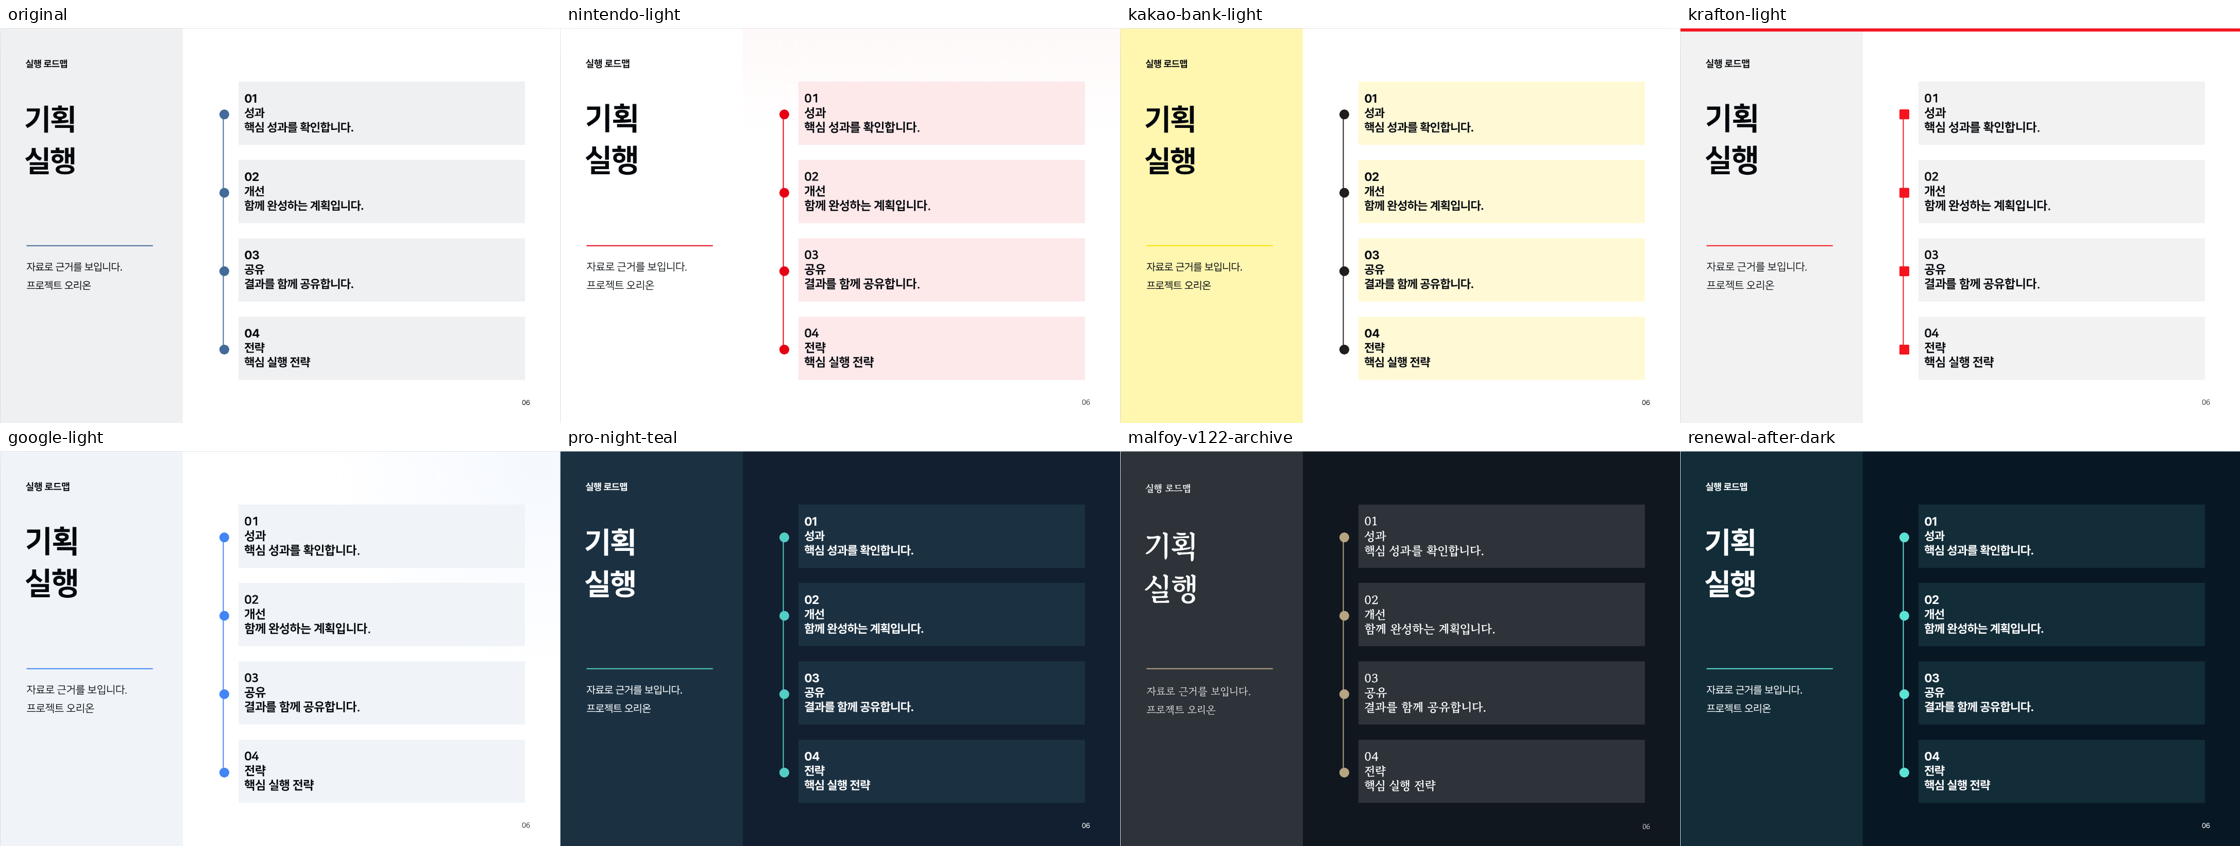

Write the Python code that produced this figure.
import asyncio,sys
sys.path.insert(0,'/home/claude/tests')
from h import H
from PIL import Image,ImageDraw,ImageFont
TH=['original','nintendo-light','kakao-bank-light','krafton-light','google-light','pro-night-teal','malfoy-v122-archive','renewal-after-dark']
async def main(p):
    h=H();pg=await h.start(p,1700,1100);ev=h.ev
    await pg.click('[data-action=addPage]');await pg.wait_for_timeout(700)
    await pg.click('#templateGrid [data-template="6"]');await pg.click('#confirmTemplate');await pg.wait_for_timeout(1200)
    await pg.select_option('#themeScope','document')
    ims=[]
    for t in TH:
        await pg.select_option('#themeSelect',t);await pg.wait_for_timeout(500);await ev("()=>Revival.selectOne&&Revival.clearSelection?.()")
        el=await pg.query_selector('#stageHost .rv-stage');f=f'/tmp/s_{t}.png';await el.screenshot(path=f);ims.append((t,Image.open(f)))
    await h.close()
    w=560;hh=int(ims[0][1].height*w/ims[0][1].width)
    out=Image.new('RGB',(w*4,(hh+28)*2),'white');d=ImageDraw.Draw(out)
    try:fnt=ImageFont.truetype('/usr/share/fonts/truetype/dejavu/DejaVuSans.ttf',16)
    except:fnt=None
    for i,(t,im) in enumerate(ims):
        x=(i%4)*w;y=(i//4)*(hh+28);out.paste(im.resize((w,hh)),(x,y+28));d.text((x+8,y+5),t,fill='black',font=fnt)
    out.save('/home/claude/tests/shots_v43.png')
asyncio.run(main(sys.argv[1]))
